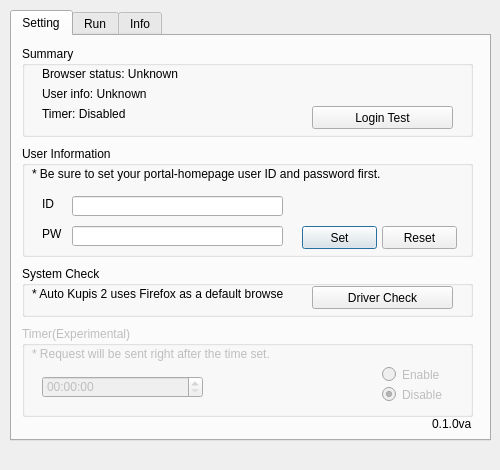
<?xml version="1.0" encoding="UTF-8"?>
<ui version="4.0">
 <class>AutoKupisWnd</class>
 <widget class="QDialog" name="AutoKupisWnd">
  <property name="enabled">
   <bool>true</bool>
  </property>
  <property name="geometry">
   <rect>
    <x>0</x>
    <y>0</y>
    <width>500</width>
    <height>470</height>
   </rect>
  </property>
  <property name="sizePolicy">
   <sizepolicy hsizetype="Fixed" vsizetype="Fixed">
    <horstretch>0</horstretch>
    <verstretch>0</verstretch>
   </sizepolicy>
  </property>
  <property name="minimumSize">
   <size>
    <width>500</width>
    <height>470</height>
   </size>
  </property>
  <property name="maximumSize">
   <size>
    <width>500</width>
    <height>470</height>
   </size>
  </property>
  <property name="windowTitle">
   <string>Auto Kupis 2</string>
  </property>
  <widget class="QTabWidget" name="TAB_MAIN">
   <property name="enabled">
    <bool>true</bool>
   </property>
   <property name="geometry">
    <rect>
     <x>10</x>
     <y>10</y>
     <width>481</width>
     <height>431</height>
    </rect>
   </property>
   <property name="sizePolicy">
    <sizepolicy hsizetype="Expanding" vsizetype="Expanding">
     <horstretch>0</horstretch>
     <verstretch>0</verstretch>
    </sizepolicy>
   </property>
   <property name="minimumSize">
    <size>
     <width>481</width>
     <height>431</height>
    </size>
   </property>
   <property name="maximumSize">
    <size>
     <width>481</width>
     <height>431</height>
    </size>
   </property>
   <property name="currentIndex">
    <number>0</number>
   </property>
   <widget class="QWidget" name="TAB_SETTING">
    <attribute name="title">
     <string>Setting</string>
    </attribute>
    <widget class="QGroupBox" name="groupBox">
     <property name="geometry">
      <rect>
       <x>10</x>
       <y>110</y>
       <width>451</width>
       <height>111</height>
      </rect>
     </property>
     <property name="title">
      <string>User Information</string>
     </property>
     <widget class="QLineEdit" name="ID_EDIT">
      <property name="geometry">
       <rect>
        <x>50</x>
        <y>50</y>
        <width>211</width>
        <height>20</height>
       </rect>
      </property>
      <property name="text">
       <string/>
      </property>
     </widget>
     <widget class="QLabel" name="label_6">
      <property name="geometry">
       <rect>
        <x>10</x>
        <y>20</y>
        <width>351</width>
        <height>16</height>
       </rect>
      </property>
      <property name="text">
       <string>* Be sure to set your portal-homepage user ID and password first.</string>
      </property>
     </widget>
     <widget class="QLabel" name="label_7">
      <property name="geometry">
       <rect>
        <x>20</x>
        <y>50</y>
        <width>21</width>
        <height>16</height>
       </rect>
      </property>
      <property name="text">
       <string>ID</string>
      </property>
     </widget>
     <widget class="QLineEdit" name="PW_EDIT">
      <property name="geometry">
       <rect>
        <x>50</x>
        <y>80</y>
        <width>211</width>
        <height>20</height>
       </rect>
      </property>
      <property name="echoMode">
       <enum>QLineEdit::Password</enum>
      </property>
     </widget>
     <widget class="QLabel" name="label_8">
      <property name="geometry">
       <rect>
        <x>20</x>
        <y>80</y>
        <width>21</width>
        <height>16</height>
       </rect>
      </property>
      <property name="text">
       <string>PW</string>
      </property>
     </widget>
     <widget class="QPushButton" name="SET_USER">
      <property name="geometry">
       <rect>
        <x>280</x>
        <y>80</y>
        <width>75</width>
        <height>23</height>
       </rect>
      </property>
      <property name="text">
       <string>Set</string>
      </property>
     </widget>
     <widget class="QPushButton" name="RESET_USER">
      <property name="geometry">
       <rect>
        <x>360</x>
        <y>80</y>
        <width>75</width>
        <height>23</height>
       </rect>
      </property>
      <property name="text">
       <string>Reset</string>
      </property>
     </widget>
     <widget class="QLabel" name="label_9">
      <property name="geometry">
       <rect>
        <x>10</x>
        <y>110</y>
        <width>351</width>
        <height>16</height>
       </rect>
      </property>
      <property name="text">
       <string/>
      </property>
     </widget>
    </widget>
    <widget class="QGroupBox" name="groupBox_2">
     <property name="geometry">
      <rect>
       <x>10</x>
       <y>230</y>
       <width>451</width>
       <height>51</height>
      </rect>
     </property>
     <property name="title">
      <string>System Check</string>
     </property>
     <widget class="QLabel" name="label_10">
      <property name="geometry">
       <rect>
        <x>10</x>
        <y>20</y>
        <width>251</width>
        <height>16</height>
       </rect>
      </property>
      <property name="text">
       <string>* Auto Kupis 2 uses Firefox as a default browser.</string>
      </property>
     </widget>
     <widget class="QPushButton" name="DRIVER_CHECK">
      <property name="geometry">
       <rect>
        <x>290</x>
        <y>20</y>
        <width>141</width>
        <height>23</height>
       </rect>
      </property>
      <property name="text">
       <string>Driver Check</string>
      </property>
     </widget>
     <widget class="QLabel" name="label_11">
      <property name="geometry">
       <rect>
        <x>20</x>
        <y>40</y>
        <width>251</width>
        <height>16</height>
       </rect>
      </property>
      <property name="text">
       <string/>
      </property>
     </widget>
    </widget>
    <widget class="QGroupBox" name="groupBox_3">
     <property name="enabled">
      <bool>false</bool>
     </property>
     <property name="geometry">
      <rect>
       <x>10</x>
       <y>290</y>
       <width>451</width>
       <height>91</height>
      </rect>
     </property>
     <property name="title">
      <string>Timer(Experimental)</string>
     </property>
     <widget class="QTimeEdit" name="timeEdit">
      <property name="geometry">
       <rect>
        <x>20</x>
        <y>50</y>
        <width>161</width>
        <height>22</height>
       </rect>
      </property>
     </widget>
     <widget class="QRadioButton" name="radioButton">
      <property name="geometry">
       <rect>
        <x>360</x>
        <y>40</y>
        <width>82</width>
        <height>17</height>
       </rect>
      </property>
      <property name="text">
       <string>Enable</string>
      </property>
     </widget>
     <widget class="QRadioButton" name="radioButton_2">
      <property name="geometry">
       <rect>
        <x>360</x>
        <y>60</y>
        <width>82</width>
        <height>17</height>
       </rect>
      </property>
      <property name="text">
       <string>Disable</string>
      </property>
      <property name="checked">
       <bool>true</bool>
      </property>
     </widget>
     <widget class="QLabel" name="label_13">
      <property name="geometry">
       <rect>
        <x>10</x>
        <y>20</y>
        <width>261</width>
        <height>16</height>
       </rect>
      </property>
      <property name="text">
       <string>* Request will be sent right after the time set.</string>
      </property>
     </widget>
    </widget>
    <widget class="QLabel" name="label_12">
     <property name="geometry">
      <rect>
       <x>420</x>
       <y>380</y>
       <width>41</width>
       <height>16</height>
      </rect>
     </property>
     <property name="text">
      <string>0.1.0va</string>
     </property>
    </widget>
    <widget class="QGroupBox" name="groupBox_4">
     <property name="geometry">
      <rect>
       <x>10</x>
       <y>10</y>
       <width>451</width>
       <height>91</height>
      </rect>
     </property>
     <property name="title">
      <string>Summary</string>
     </property>
     <widget class="QLabel" name="STAT_1">
      <property name="geometry">
       <rect>
        <x>20</x>
        <y>20</y>
        <width>401</width>
        <height>16</height>
       </rect>
      </property>
      <property name="text">
       <string>Browser status: Unknown</string>
      </property>
     </widget>
     <widget class="QLabel" name="STAT_2">
      <property name="geometry">
       <rect>
        <x>20</x>
        <y>40</y>
        <width>401</width>
        <height>16</height>
       </rect>
      </property>
      <property name="text">
       <string>User info: Unknown</string>
      </property>
     </widget>
     <widget class="QLabel" name="STAT_3">
      <property name="geometry">
       <rect>
        <x>20</x>
        <y>60</y>
        <width>401</width>
        <height>16</height>
       </rect>
      </property>
      <property name="text">
       <string>Timer: Disabled</string>
      </property>
     </widget>
     <widget class="QPushButton" name="LOGIN_TEST">
      <property name="geometry">
       <rect>
        <x>290</x>
        <y>60</y>
        <width>141</width>
        <height>23</height>
       </rect>
      </property>
      <property name="text">
       <string>Login Test</string>
      </property>
     </widget>
    </widget>
   </widget>
   <widget class="QWidget" name="TAB_LECTURE">
    <attribute name="title">
     <string>Run</string>
    </attribute>
    <widget class="QLineEdit" name="ADD_LIST_BOX">
     <property name="geometry">
      <rect>
       <x>10</x>
       <y>350</y>
       <width>181</width>
       <height>20</height>
      </rect>
     </property>
     <property name="maxLength">
      <number>4</number>
     </property>
    </widget>
    <widget class="QLabel" name="label_16">
     <property name="geometry">
      <rect>
       <x>10</x>
       <y>380</y>
       <width>341</width>
       <height>21</height>
      </rect>
     </property>
     <property name="text">
      <string>* Create lecture code list. Make sure to add correctly.</string>
     </property>
    </widget>
    <widget class="QPushButton" name="ADD_LIST">
     <property name="geometry">
      <rect>
       <x>200</x>
       <y>350</y>
       <width>71</width>
       <height>23</height>
      </rect>
     </property>
     <property name="text">
      <string>Add</string>
     </property>
    </widget>
    <widget class="QGroupBox" name="groupBox_5">
     <property name="geometry">
      <rect>
       <x>280</x>
       <y>10</y>
       <width>181</width>
       <height>121</height>
      </rect>
     </property>
     <property name="title">
      <string>Request</string>
     </property>
     <widget class="QPushButton" name="RUN">
      <property name="geometry">
       <rect>
        <x>30</x>
        <y>50</y>
        <width>131</width>
        <height>23</height>
       </rect>
      </property>
      <property name="text">
       <string>Run</string>
      </property>
     </widget>
     <widget class="QPushButton" name="RESET">
      <property name="enabled">
       <bool>false</bool>
      </property>
      <property name="geometry">
       <rect>
        <x>30</x>
        <y>80</y>
        <width>131</width>
        <height>23</height>
       </rect>
      </property>
      <property name="text">
       <string>Reset</string>
      </property>
     </widget>
     <widget class="QDoubleSpinBox" name="DELAY_BOX">
      <property name="geometry">
       <rect>
        <x>70</x>
        <y>20</y>
        <width>71</width>
        <height>22</height>
       </rect>
      </property>
      <property name="maximum">
       <double>10.000000000000000</double>
      </property>
      <property name="value">
       <double>0.300000000000000</double>
      </property>
     </widget>
     <widget class="QLabel" name="label_17">
      <property name="geometry">
       <rect>
        <x>20</x>
        <y>20</y>
        <width>41</width>
        <height>21</height>
       </rect>
      </property>
      <property name="text">
       <string>Delay</string>
      </property>
     </widget>
     <widget class="QLabel" name="label_18">
      <property name="geometry">
       <rect>
        <x>150</x>
        <y>20</y>
        <width>21</width>
        <height>21</height>
       </rect>
      </property>
      <property name="text">
       <string>sec</string>
      </property>
     </widget>
    </widget>
    <widget class="QGroupBox" name="groupBox_6">
     <property name="geometry">
      <rect>
       <x>280</x>
       <y>290</y>
       <width>181</width>
       <height>91</height>
      </rect>
     </property>
     <property name="title">
      <string>List</string>
     </property>
     <widget class="QPushButton" name="DELETE_LIST">
      <property name="geometry">
       <rect>
        <x>30</x>
        <y>20</y>
        <width>131</width>
        <height>23</height>
       </rect>
      </property>
      <property name="text">
       <string>Delete</string>
      </property>
     </widget>
     <widget class="QPushButton" name="RESET_LIST">
      <property name="geometry">
       <rect>
        <x>30</x>
        <y>50</y>
        <width>131</width>
        <height>23</height>
       </rect>
      </property>
      <property name="text">
       <string>Reset</string>
      </property>
     </widget>
    </widget>
    <widget class="QGroupBox" name="groupBox_7">
     <property name="geometry">
      <rect>
       <x>280</x>
       <y>140</y>
       <width>181</width>
       <height>141</height>
      </rect>
     </property>
     <property name="title">
      <string>Browser</string>
     </property>
     <widget class="QPushButton" name="QUIT">
      <property name="geometry">
       <rect>
        <x>30</x>
        <y>100</y>
        <width>131</width>
        <height>23</height>
       </rect>
      </property>
      <property name="text">
       <string>Quit</string>
      </property>
     </widget>
     <widget class="QRadioButton" name="HEADLESS_CHECK">
      <property name="geometry">
       <rect>
        <x>32</x>
        <y>41</y>
        <width>82</width>
        <height>17</height>
       </rect>
      </property>
      <property name="text">
       <string>Headless</string>
      </property>
     </widget>
     <widget class="QPushButton" name="OPEN_AND_WAIT">
      <property name="geometry">
       <rect>
        <x>30</x>
        <y>70</y>
        <width>131</width>
        <height>23</height>
       </rect>
      </property>
      <property name="text">
       <string>Open and wait</string>
      </property>
     </widget>
     <widget class="QLabel" name="label_22">
      <property name="geometry">
       <rect>
        <x>15</x>
        <y>15</y>
        <width>151</width>
        <height>21</height>
       </rect>
      </property>
      <property name="text">
       <string>* Headless mode is detectable</string>
      </property>
     </widget>
    </widget>
    <widget class="QListWidget" name="TARGET_LIST">
     <property name="geometry">
      <rect>
       <x>10</x>
       <y>11</y>
       <width>261</width>
       <height>331</height>
      </rect>
     </property>
     <property name="showDropIndicator" stdset="0">
      <bool>false</bool>
     </property>
     <property name="selectionBehavior">
      <enum>QAbstractItemView::SelectRows</enum>
     </property>
    </widget>
   </widget>
   <widget class="QWidget" name="TAB_INFO">
    <attribute name="title">
     <string>Info</string>
    </attribute>
    <widget class="QLabel" name="label">
     <property name="geometry">
      <rect>
       <x>20</x>
       <y>360</y>
       <width>379</width>
       <height>16</height>
      </rect>
     </property>
     <property name="text">
      <string>You may modify and redistribute this program as long as you notify the source.</string>
     </property>
    </widget>
    <widget class="QLabel" name="label_2">
     <property name="geometry">
      <rect>
       <x>20</x>
       <y>380</y>
       <width>210</width>
       <height>16</height>
      </rect>
     </property>
     <property name="text">
      <string>Copyright © 2019, acoustikue(SukJoon Oh)</string>
     </property>
    </widget>
    <widget class="QLabel" name="label_3">
     <property name="geometry">
      <rect>
       <x>120</x>
       <y>320</y>
       <width>293</width>
       <height>16</height>
      </rect>
     </property>
     <property name="text">
      <string>You can find full code in  https://github.com/dev-acoustikue, </string>
     </property>
    </widget>
    <widget class="QLabel" name="label_4">
     <property name="geometry">
      <rect>
       <x>120</x>
       <y>340</y>
       <width>164</width>
       <height>16</height>
      </rect>
     </property>
     <property name="text">
      <string>license is explicitly mentioned.</string>
     </property>
    </widget>
    <widget class="QLabel" name="label_5">
     <property name="geometry">
      <rect>
       <x>120</x>
       <y>290</y>
       <width>351</width>
       <height>16</height>
      </rect>
     </property>
     <property name="font">
      <font>
       <pointsize>9</pointsize>
      </font>
     </property>
     <property name="text">
      <string>Auto Kupis 2, Konkuk Univ. Automatic Sugang-request-looper</string>
     </property>
    </widget>
    <widget class="QLabel" name="label_19">
     <property name="geometry">
      <rect>
       <x>20</x>
       <y>30</y>
       <width>441</width>
       <height>16</height>
      </rect>
     </property>
     <property name="text">
      <string>1. Set your portal ID/password and press Driver Check button whether the program can</string>
     </property>
    </widget>
    <widget class="QLabel" name="label_20">
     <property name="geometry">
      <rect>
       <x>20</x>
       <y>50</y>
       <width>441</width>
       <height>16</height>
      </rect>
     </property>
     <property name="text">
      <string>control browswer correctly. The summary section must tell you everything is fine.</string>
     </property>
    </widget>
    <widget class="QLabel" name="label_21">
     <property name="geometry">
      <rect>
       <x>20</x>
       <y>70</y>
       <width>441</width>
       <height>16</height>
      </rect>
     </property>
     <property name="text">
      <string>2. Create your lecture code list. The program will iterate list and make requests.</string>
     </property>
    </widget>
    <widget class="QLabel" name="label_23">
     <property name="geometry">
      <rect>
       <x>10</x>
       <y>280</y>
       <width>101</width>
       <height>81</height>
      </rect>
     </property>
     <property name="text">
      <string/>
     </property>
     <property name="pixmap">
      <pixmap>res/mipmap-xhdpi/auto_kupis_2_icon.png</pixmap>
     </property>
    </widget>
    <widget class="QLabel" name="label_24">
     <property name="geometry">
      <rect>
       <x>10</x>
       <y>10</y>
       <width>441</width>
       <height>16</height>
      </rect>
     </property>
     <property name="text">
      <string>* Description</string>
     </property>
    </widget>
   </widget>
  </widget>
 </widget>
 <resources/>
 <connections/>
</ui>
